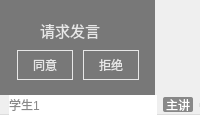
          <widget class="QWidget" name="widget_dis2" native="true">
           <property name="styleSheet">
            <string notr="true">#widget_dis1{
border-width: 0px;
}</string>
           </property>
           <layout class="QVBoxLayout" name="verticalLayout_4">
            <property name="spacing">
             <number>0</number>
            </property>
            <property name="leftMargin">
             <number>0</number>
            </property>
            <property name="topMargin">
             <number>0</number>
            </property>
            <property name="rightMargin">
             <number>0</number>
            </property>
            <property name="bottomMargin">
             <number>0</number>
            </property>
            <item>
             <widget class="QWidgetVideoRender" name="dis_2" native="true">
              <property name="minimumSize">
               <size>
                <width>153</width>
                <height>95</height>
               </size>
              </property>
              <property name="maximumSize">
               <size>
                <width>156</width>
                <height>95</height>
               </size>
              </property>
              <property name="focusPolicy">
               <enum>Qt::StrongFocus</enum>
              </property>
              <widget class="QLabel" name="label_mute2">
               <property name="geometry">
                <rect>
                 <x>125</x>
                 <y>0</y>
                 <width>30</width>
                 <height>30</height>
                </rect>
               </property>
               <property name="minimumSize">
                <size>
                 <width>30</width>
                 <height>30</height>
                </size>
               </property>
               <property name="maximumSize">
                <size>
                 <width>30</width>
                 <height>30</height>
                </size>
               </property>
               <property name="styleSheet">
                <string notr="true">background-image: url(:/Course/course/mute.png);
background-repeat: no-repeat;
background-position: center;</string>
               </property>
               <property name="text">
                <string/>
               </property>
              </widget>
              <widget class="QLabel" name="label_dis2_bg">
               <property name="geometry">
                <rect>
                 <x>0</x>
                 <y>0</y>
                 <width>155</width>
                 <height>95</height>
                </rect>
               </property>
               <property name="styleSheet">
                <string notr="true">background-image: url(:/Course/course/cameraOffBG.png);
background-repeat: no-repeat;
background-position: center;</string>
               </property>
               <property name="frameShape">
                <enum>QFrame::NoFrame</enum>
               </property>
               <property name="frameShadow">
                <enum>QFrame::Plain</enum>
               </property>
               <property name="text">
                <string/>
               </property>
              </widget>
              <widget class="QFrame" name="req2">
               <property name="geometry">
                <rect>
                 <x>0</x>
                 <y>0</y>
                 <width>155</width>
                 <height>95</height>
                </rect>
               </property>
               <property name="styleSheet">
                <string notr="true">QFrame{
	border: none;
	background: #7f000000;
	opacity: 255
}</string>
               </property>
               <property name="frameShape">
                <enum>QFrame::StyledPanel</enum>
               </property>
               <property name="frameShadow">
                <enum>QFrame::Raised</enum>
               </property>
               <widget class="QPushButton" name="btn_accept2">
                <property name="geometry">
                 <rect>
                  <x>17</x>
                  <y>50</y>
                  <width>56</width>
                  <height>30</height>
                 </rect>
                </property>
                <property name="autoFillBackground">
                 <bool>false</bool>
                </property>
                <property name="styleSheet">
                 <string notr="true">background-color: rgba(0, 0, 0, 0);
color: rgb(231, 231, 231);
border: 1px solid rgb(231, 231, 231);</string>
                </property>
                <property name="text">
                 <string>同意</string>
                </property>
                <property name="flat">
                 <bool>false</bool>
                </property>
               </widget>
               <widget class="QPushButton" name="btn_deny2">
                <property name="geometry">
                 <rect>
                  <x>83</x>
                  <y>50</y>
                  <width>56</width>
                  <height>30</height>
                 </rect>
                </property>
                <property name="styleSheet">
                 <string notr="true">background-color: rgba(0, 0, 0, 0);
color: rgb(231, 231, 231);
border: 1px solid rgb(231, 231, 231);</string>
                </property>
                <property name="text">
                 <string>拒绝</string>
                </property>
               </widget>
               <widget class="QLabel" name="label_req2">
                <property name="geometry">
                 <rect>
                  <x>40</x>
                  <y>20</y>
                  <width>61</width>
                  <height>20</height>
                 </rect>
                </property>
                <property name="font">
                 <font>
                  <family>微软雅黑</family>
                  <pointsize>11</pointsize>
                  <weight>50</weight>
                  <bold>false</bold>
                 </font>
                </property>
                <property name="styleSheet">
                 <string notr="true">QLabel{
	background-color: rgba(0, 0, 0, 0);
	color:#ffe7e7e7;
    opacity: 0;
}</string>
                </property>
                <property name="text">
                 <string>请求发言</string>
                </property>
               </widget>
              </widget>
              <zorder>req2</zorder>
              <zorder>label_dis2_bg</zorder>
              <zorder>label_mute2</zorder>
             </widget>
            </item>
            <item>
             <widget class="QWidget" name="widget_id2" native="true">
              <property name="styleSheet">
               <string notr="true">#widget_id2{
	border-bottom: 1px solid #dddddd;
}</string>
              </property>
              <layout class="QHBoxLayout" name="horizontalLayout">
               <property name="topMargin">
                <number>0</number>
               </property>
               <property name="rightMargin">
                <number>0</number>
               </property>
               <property name="bottomMargin">
                <number>0</number>
               </property>
               <item>
                <widget class="QLabel" name="label_user2">
                 <property name="minimumSize">
                  <size>
                   <width>0</width>
                   <height>20</height>
                  </size>
                 </property>
                 <property name="maximumSize">
                  <size>
                   <width>16777215</width>
                   <height>20</height>
                  </size>
                 </property>
                 <property name="styleSheet">
                  <string notr="true">color: rgb(136,136,136);
border-width: 0px;
background-color: rgb(255,255,255);
border-color: rgb(221,221,221);
font: 9pt &quot;微软雅黑&quot;;</string>
                 </property>
                 <property name="text">
                  <string>学生1</string>
                 </property>
                </widget>
               </item>
               <item>
                <widget class="QLabel" name="label_tag2">
                 <property name="minimumSize">
                  <size>
                   <width>30</width>
                   <height>15</height>
                  </size>
                 </property>
                 <property name="maximumSize">
                  <size>
                   <width>30</width>
                   <height>15</height>
                  </size>
                 </property>
                 <property name="styleSheet">
                  <string notr="true">	background-color: rgb(136,136,136);
	color: rgb(255, 255, 255);
	font: 9pt &quot;微软雅黑&quot;;
	border-radius: 2px;
	border-width: 0px;</string>
                 </property>
                 <property name="text">
                  <string>主讲</string>
                 </property>
                 <property name="alignment">
                  <set>Qt::AlignCenter</set>
                 </property>
                </widget>
               </item>
               <item>
                <widget class="QWidget" name="widget_split2" native="true">
                 <property name="minimumSize">
                  <size>
                   <width>1</width>
                   <height>0</height>
                  </size>
                 </property>
                 <property name="maximumSize">
                  <size>
                   <width>1</width>
                   <height>16777215</height>
                  </size>
                 </property>
                 <property name="styleSheet">
                  <string notr="true">background: #dddddd;
margin-top: 8px;
margin-bottom: 8px;</string>
                 </property>
                </widget>
               </item>
              </layout>
             </widget>
            </item>
           </layout>
          </widget>
